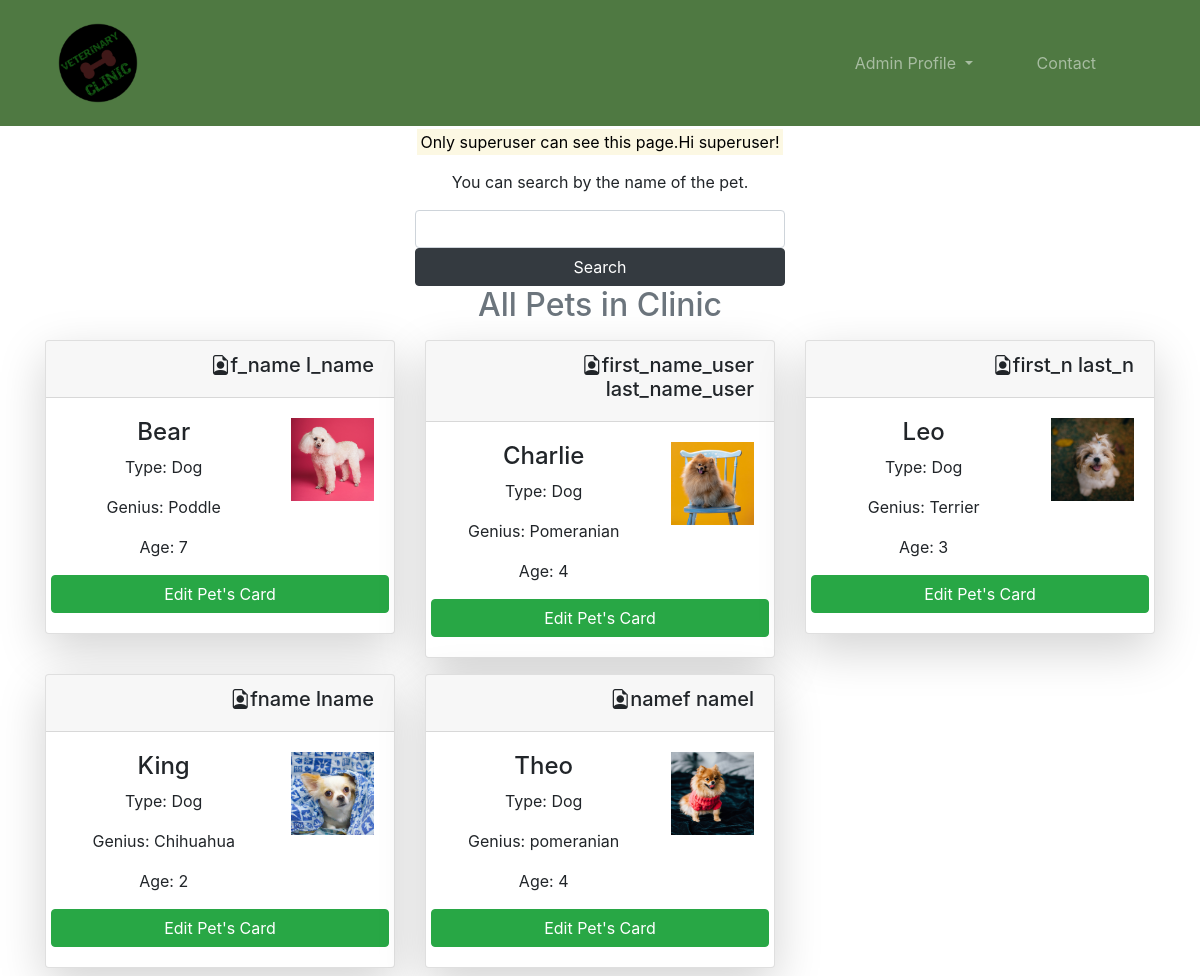
The app's page /pet/pets/ (signed in) with its own data.
### pet/models.py (models this page shows)
class Pet(models.Model):
    petowner = models.ForeignKey("auth.user", on_delete=models.CASCADE)
    image = models.FileField(null=True, blank=True, verbose_name="Image")
    type = models.CharField(max_length=20, verbose_name="Type")
    genius = models.CharField(max_length=20, verbose_name="Genius")
    name = models.CharField(max_length=20, verbose_name="Name")
    age = models.CharField(max_length=4, verbose_name="Age")
    explanation = models.TextField(verbose_name="Explanation")
    created_date = models.DateField(auto_now_add=True, verbose_name="Created Date")

### pet/views.py (the view)
# urls.py: path('pets/', views.all_pets, name='pets'),
@login_required(login_url="user:login")
@user_passes_test(lambda u: u.is_superuser)
def all_pets(request):
    form = SearchForm(request.GET or None)
    if form.is_valid():
        search = form.cleaned_data.get("search", None)
        if search:
            pets = Pet.objects.filter(Q(name__icontains=search)).distinct()
            return render(request, "pets.html", {"pets": pets, "form":form})
    pets = Pet.objects.all()
    return render(request, "pets.html", {"pets": pets, "form":form})

### pet/forms.py
class SearchForm(forms.Form):
    search = forms.CharField(max_length=20, widget=forms.TextInput(attrs={'class':'form-control'}))

### templates/pets.html (shortened to what this page needs)
{% extends "base.html" %}
{% block body %}
    <header class="container-fluid mt-1">
        <div class="row">
            <div class="col-md-6 col-lg-4 m-auto">
                <p class="text-center"><mark>Only superuser can see this page.Hi superuser!</mark></p>
                <form method="GET">
                    <p class="text-center">You can search by the name of the pet.</p>
                    {% for field in form %}
                        {{field}}
                    {% endfor %}
                    <button type="submit" class="btn btn-dark d-block w-100">Search</button>
                </form>
            </div>
        </div>
    </header>
    <section class="container-fluid">
        <h2 class="text-center text-muted">All Pets in Clinic</h2>
        <div class="container">
            <div class="row">
                {% for pet in pets %}
                    <div class="col-md-6 col-lg-4">
                         <div class="card shadow-lg my-2">
                            <div class="card-header">
                                <h5 class="text-right"><i class="bi bi-file-earmark-person"></i>{{pet.petowner.first_name}} {{pet.petowner.last_name}}</h5>
                            </div>
                            <div class="card-body">
                                <div class="row">
                                    <div class="col-md-8 text-center">
                                        <h4>{{pet.name}}</h4>
                                        <p>Type: {{pet.type}}</p>
                                        <p>Genius: {{pet.genius}}</p>
                                        <p>Age: {{pet.age}}</p>
                                    </div>
                                    {% if pet.image %}
                                    <div class="col-md-4">
                                        <img src="{{pet.image.url}}" class="img-fluid">
                                    </div>
                                    {% endif %}
                                    <a class="btn btn-success d-block w-100 mr-auto" href="/pet/detail/{{pet.id}}">Edit Pet's Card</a>
                                </div>
                            </div>
                         </div>
                    </div>
                {% endfor %}
            </div>
        </div>
    </section>
{% endblock %}

### templates/base.html (shortened to what this page needs)
<!doctype html>
{% load static %}
<html lang="en">
    <head>
        <link rel="stylesheet" href="https://cdn.jsdelivr.net/npm/bootstrap@4.5.3/dist/css/bootstrap.min.css">
        <link rel="stylesheet" href="{% static 'css/style.css' %}">
        <link rel="stylesheet" href="https://cdn.jsdelivr.net/npm/bootstrap-icons@1.8.1/font/bootstrap-icons.css">
    </head>
    <body>
        {% include 'includes/navbar.html' %}
        {% block body %}{% endblock %}
    </body>
</html>

### templates/includes/navbar.html (shortened to what this page needs)
<nav class="navbar navbar-expand-lg navbar-dark py-2 px-5" style="background-color: #4F7942;">
    <a class="navbar-brand" href="{% url 'homepage' %}"><img src="/media/logo.png" width="100px" height="100px"></a>
    <div class="collapse navbar-collapse" id="navbarSupportedContent">
        <ul class="navbar-nav ml-auto">
            <li class="nav-item dropdown mr-lg-5">
                <a class="nav-link dropdown-toggle" href="#" id="navbarDropdown" role="button" data-toggle="dropdown" aria-haspopup="true" aria-expanded="false">
                    {% if request.user.is_authenticated and request.user.is_superuser %}
                        Admin Profile
                    {% else %}
                        User Profile
                    {% endif %}
                </a>
            </li>
            <li class="nav-item mr-lg-5">
                <a class="nav-link" href="#">Contact</a>
            </li>
        </ul>
  </div>
</nav>

### static/css/style.css (style rules this page uses)
body { margin: 0 !important; padding: 0 !important; }

### records on screen
Pet: petowner.first_name "f_name", petowner.last_name "l_name", name "Bear", type "Dog", genius "Poddle", age "7", image (picture)
Pet: petowner.first_name "first_name_user", petowner.last_name "last_name_user", name "Charlie", type "Dog", genius "Pomeranian", age "4", image (picture)
Pet: petowner.first_name "first_n", petowner.last_name "last_n", name "Leo", type "Dog", genius "Terrier", age "3", image (picture)
Pet: petowner.first_name "fname", petowner.last_name "lname", name "King", type "Dog", genius "Chihuahua", age "2", image (picture)
Pet: petowner.first_name "namef", petowner.last_name "namel", name "Theo", type "Dog", genius "pomeranian", age "4", image (picture)
